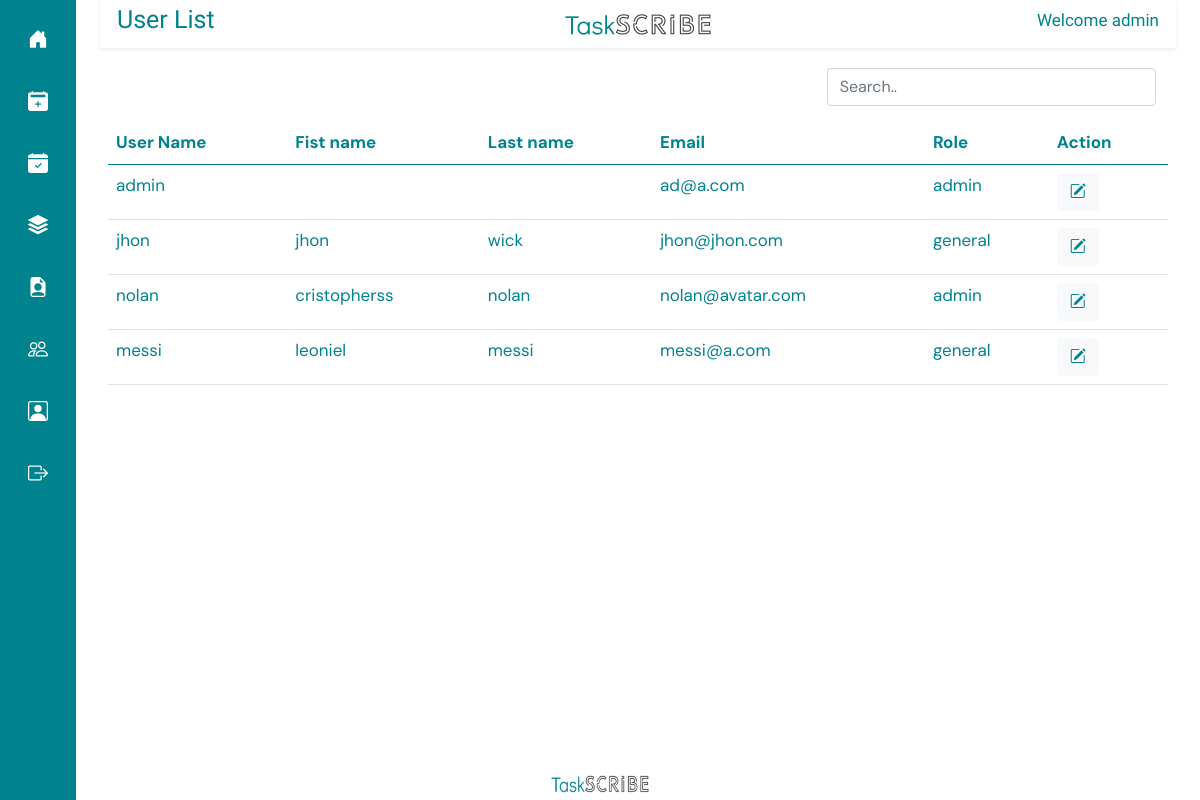
/edit-task/ (signed in), run on an earlier commit of the app's database.
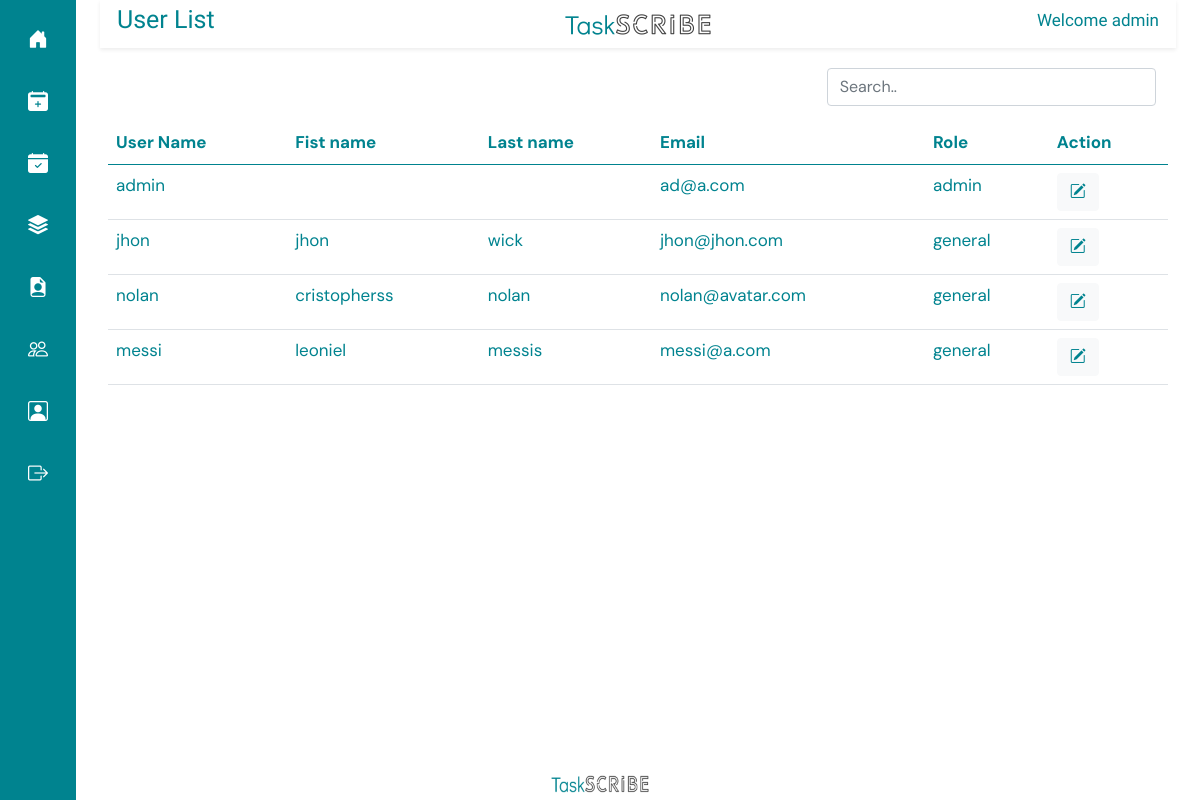
And on a later commit of the database.
### taskapp/models.py (models this page shows)
class CustomUser(AbstractUser):
    ROLE_CHOICES = (
        ('admin', 'Admin'),
        ('general', 'General'),
    )
    role = models.CharField(max_length=10, choices=ROLE_CHOICES, default='general')
    def __str__(self):
        return self.username

### taskapp/views.py (the view)
# urls.py: path('edit-task/', edit_task, name='edit_task')
@login_required(login_url="/login/")
@admin_required
def edit_task(request):
    users = CustomUser.objects.all()
    print(users)
    return render(request, "user_list.html", { "users" : users})

### taskapp/views.py (called while the page is built)
def is_admin(user):
    return user.is_authenticated and user.role == 'admin'

### templates/user_list.html (shortened to what this page needs)
{% extends 'base.html' %}
{% load static %}
{% block titlecontent %}
<div class="row shadow-sm align-items-center" style=" margin-top: 0px; padding: 5px;  color: #00838f;">
  <div class="col">
    <h2 style="font-family: Didact Gothic; text-align: left; font-size: 25px;">User List</h2>
  </div>
  <div class="col align-items-center text-center">
    <img src="{% static 'img/logof.png' %}" width="150px" height="25px" alt="">
  </div>
  <div class="col align-items-center">
    <h2  style="font-family: Didact Gothic; text-align: right; font-size: 17px;">Welcome {{ user.username }}</h2>
  </div>
</div>
{% endblock %}
{% block content %}
<div class="row  m-3 p-1" style="padding-bottom: 0px; margin-top: 10px; overflow-x: scroll;">
        <div class="col-8">
        </div>
        <div class="col-4">
          <input type="text-l" class="form-control" id="myInput" placeholder="Search..">
        </div>
    <table id="dtBasicExample" class=" table table-hover p-1 mt-3" style="color: #00838f;">
        <thead>
          <tr>
            <th>User Name</th>
            <th>Fist name</th>
            <th>Last name</th>
            <th>Email</th>
            <th>Role</th>
            <th>Action</th>
          </tr>
        </thead>
        <tbody id="myTable">
        {% for usern in users %}
          <tr>
            <td>{{ usern.username }}</td>
            <td>{{ usern.first_name }}</td>
            <td>{{ usern.last_name}}</td>
            <td>{{ usern.email}}</td>
            <td>{{ usern.role}}</td>
            <td>
                <a href="{% url 'edit_user'  user_id=usern.id %}" type="button" class="btn btn-light" style="color: #00838f;"><i class="bi bi-pencil-square"></i></button></a>
            </td>
          </tr>
        {% endfor %}
        </tbody>
      </table>
    </div>
</div>
{% endblock%}

What changed in the data, as far as the page shows it:
changed CustomUser "nolan": role "admin" → "general"
changed CustomUser "messi": last_name "messi" → "messis"
